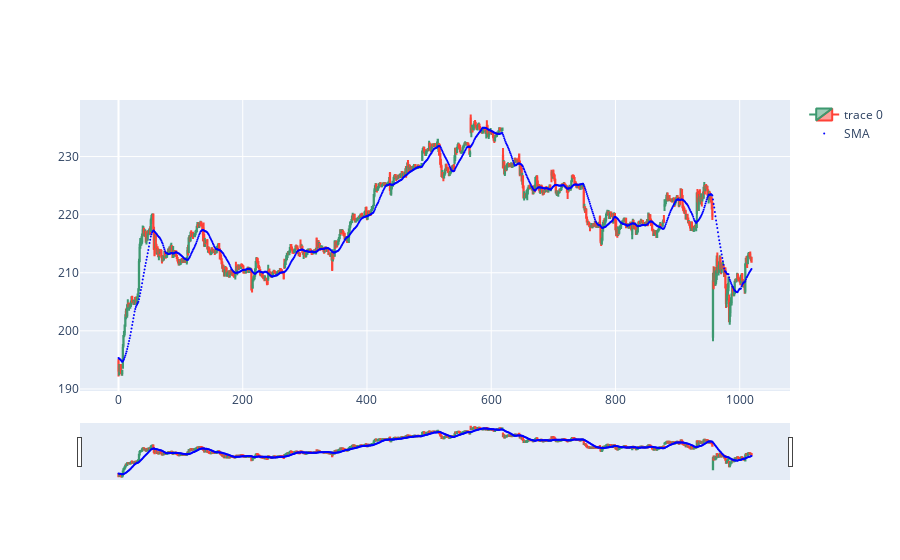

The code cell stored with this chart in its notebook:
### Code cell


### Figure 1 — Plotly figure (JSON) as saved in the notebook; plotly's stock layout.template omitted (floating-point values rounded to 4 significant figures; data arrays with more than 128 entries replaced by an {"elided": "..."} marker saying what was removed)
{"data": [{"close": {"elided": "1020 float values"}, "high": {"elided": "1020 float values"}, "low": {"elided": "1020 float values"}, "open": {"elided": "1020 float values"}, "type": "candlestick", "x": {"elided": "1020 int values"}}, {"marker": {"color": "blue", "size": 2}, "mode": "markers", "name": "SMA", "type": "scatter", "x": {"elided": "1020 int values"}, "y": {"elided": "1020 float values"}}], "layout": {}}
